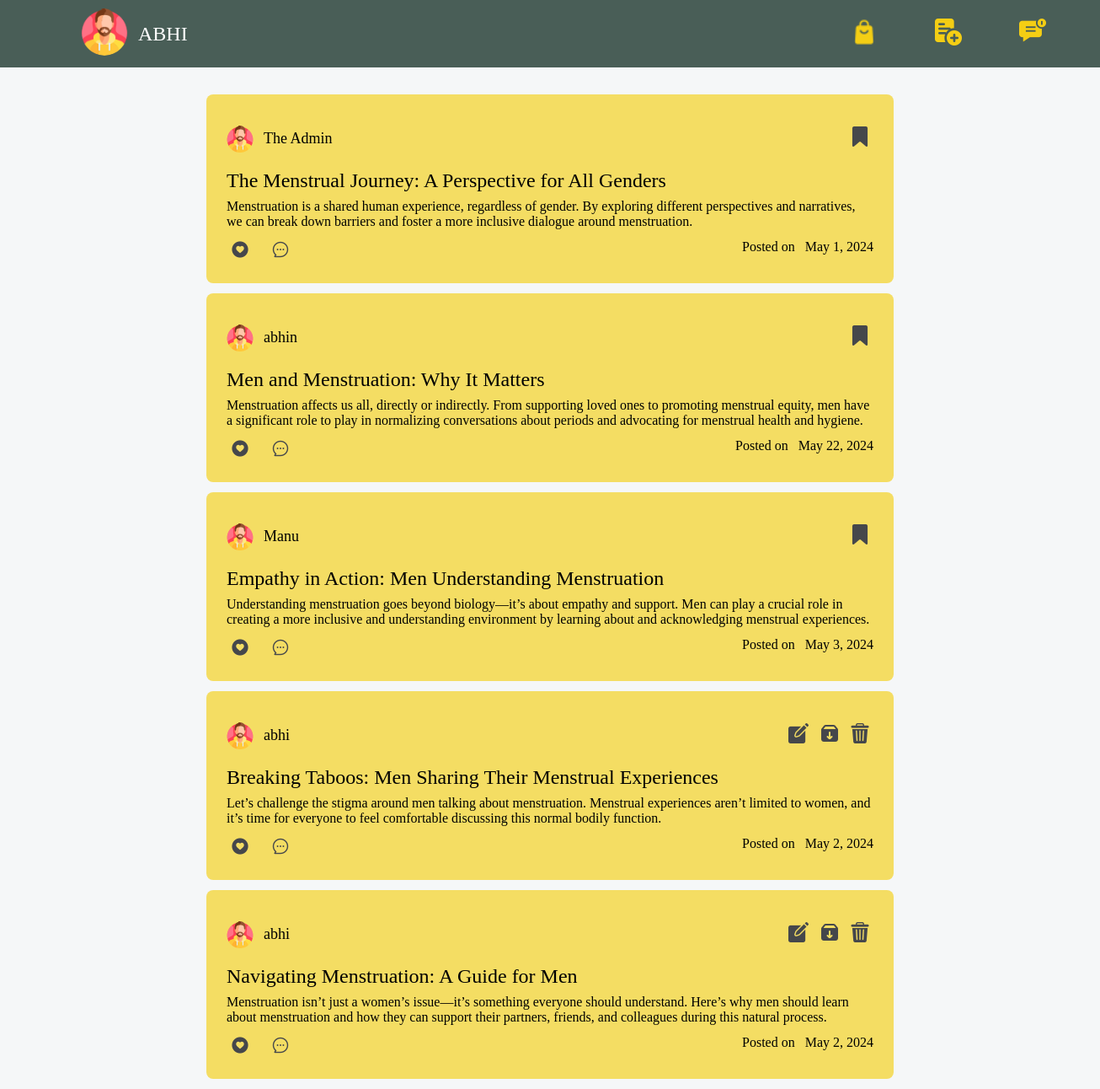
The app's page / (signed in) with its own data.
### blogs/models.py (models this page shows, shortened)
class Blog(models.Model):
    title = models.CharField(max_length=100)
    desc = models.TextField()
    date_posted = models.DateField()
    is_archived = models.BooleanField(default=False)
    owner = models.ForeignKey(User, on_delete=models.CASCADE)

### blogs/views.py (the view)
# urls.py: 2. Add a URL to urlpatterns:  path('', Home.as_view(), name='home')
class Home(LoginRequiredMixin, ListView):
    model : Blog
    template_name = 'blog/home.html'
    context_object_name = 'blogs'
    login_url = 'register-account'
    redirect_field_name = 'redirected_to'
    def get_queryset(self):
        return Blog.objects.filter(is_archived = False).order_by('-pk')
    def get_context_data(self, **kwargs):
        context = super().get_context_data(**kwargs)
        comments = Comment.objects.all()
        context['comments_dict'] = comments  # Pass comments dictionary to the template
        return context

### blogs/templates/blog/home.html (shortened to what this page needs)
{% load static %}
<!DOCTYPE html>
<html lang="en">
<head>
    <head>
    </head>
<body>
    <nav>
        <div class="left">
            <a href="{% url 'profile' %}"><img src="{% static "images/man.png" %}" alt="avatar" class="circle-avatar"></a>
            <p class="user-title">{{ request.user.first_name }}</p>
        </div>
        <div class="right">
            <a href="{% url 'products' %}"><img src="{% static 'images/shopping.png' %}" alt="add" class="nav-icon"></a>
            <a href="{% url 'blog-create' %}"><img src="{% static 'images/add.png' %}" alt="add" class="nav-icon"></a>
            <img src="{% static 'images/chat.png' %}" alt="add" class="nav-icon" id="btn-notification">
        </div>
    </nav>
    <section>
        {% for blog in blogs %}
            {% if blog.owner == request.user %}
                <div class="card">
                    <div class="card-header">
                        <div class="left">
                            <img src="{% static "images/man.png" %}" alt="profile" class="profile-img">
                            <p class="user-name">{{ blog.owner.first_name }}</p>
                        </div>
                        <div class="right">
                            <a href="{% url "blog-update" pk=blog.pk %}" class="edit"><img src="{% static "images/editing.png" %}" alt="menu" class="icon-btn" id="opt-btn"></a>
                            <a href="{% url "blog-archive" pk=blog.pk %}" class="archive"><img src="{% static "images/archive.png" %}" alt="menu" class="icon-btn" id="opt-btn"></a>
                            <a href="{% url "blog-delete" pk=blog.pk %}" class="delete"><img src="{% static "images/bin.png" %}" alt="menu" class="icon-btn" id="opt-btn"></a>
                        </div>
                    </div>
                    <div class="card-body">
                        <div class="card-title">{{blog.title}}</div>
                        <div class="card-desc">{{blog.desc}}</div>
                    </div>
                    <div class="card-footer">
                        <div class="left">
                            <img src="{% static 'images/thumbs-up.png' %}" alt="like" class="icon-btn like-button" data-blog-id="{{ blog.pk }}">
                            <img src="{% static "images/comment.png" %}" alt="comment" class="icon-btn comment-toggle" id="comment-btn">
                        </div>
                        <div>Posted on &nbsp; {{blog.date_posted}}</div>
                    </div>
                </div>
            {% else %}
                <div class="card">
                    <div class="card-header">
                        <div class="left">
                            <img src="{% static "images/man.png" %}" alt="profile" class="profile-img">
                            <p class="user-name">{{ blog.owner.first_name }}</p>
                        </div>
                        <div class="right">
                            <a href="{% url "blog-save" pk=blog.pk %}"><img src="{% static "images/bookmark.png" %}" alt="menu" class="icon-btn" id="opt-btn"></a>
                        </div>
                    </div>
                    <div class="card-body">
                        <div class="card-title">{{blog.title}}</div>
                        <div class="card-desc">{{blog.desc}}</div>
                    </div>
                    <div class="card-footer">
                        <div class="left">
                            <img src="{% static 'images/thumbs-up.png' %}" alt="like" class="icon-btn like-button" data-blog-id="{{ blog.pk }}">
                            <img src="{% static "images/comment.png" %}" alt="comment" class="icon-btn comment-toggle" id="comment-btn">
                        </div>
                        <div>Posted on &nbsp; {{blog.date_posted}}</div>
                    </div>
                </div>
            {% endif %}
        {% endfor %}
    </section>
</body>
</html>

### blogs/templates/blog/home.html (style rules this page uses)
:root { --primary: #F5F7F8; --secondary: #F4CE14; --tertiary: #495E57; --darkest: #45474B; }
body { background-color: var(--primary); padding: 0; margin: 0; display: flex; justify-content: center; }
nav { position: fixed; top: 0; left: 0; right: 0; height: 5rem; background-color: var(--tertiary); display: flex; justify-content: space-between; align-items: center; z-index: 100; }
nav>.left { display: flex; margin-left: 6rem; align-items: center; justify-content: space-between; }
.circle-avatar { width: 56px; height: 56px; border-radius: 28px; align-self: center; }
.user-title { font-size: 24px; margin-left: 12px; color: white; text-transform: uppercase; }
.nav-icon { width: 32px; margin-right: 4rem; cursor: pointer; }
section { margin-top: 7rem; padding-inline: 18rem; }
.card { width: 48rem; position: relative; background: #f5d015a6; padding: 24px; border-radius: 8px; margin-bottom: 12px; }
.card-header { display: flex; justify-content: space-between; align-items: center; font-size: 18px; }
.card-header>.left { display: flex; align-items: center; }
.profile-img { height: 32px; margin-right: 12px; }
.card-title { font: 24px bold; margin: 8px 0px; }
.card-footer { display: flex; justify-content: space-between; margin-top: 12px; }
.card-footer>.left>img { margin-inline-end: 12px; }
.icon-btn { cursor: pointer; padding-inline: 4px; }
a { text-decoration: none; color: #000; }

### records on screen
Blog: owner.first_name "The Admin", title "The Menstrual Journey: A Perspective for All Genders", desc "Menstruation is a shared human experience, regardless of gender. By exploring different perspectives and narratives, we can break down barriers and foster a more inclusive dialogue around menstruation.", date_posted "May 1, 2024"
Blog: owner.first_name "abhin", title "Men and Menstruation: Why It Matters", desc "Menstruation affects us all, directly or indirectly. From supporting loved ones to promoting menstrual equity, men have a significant role to play in normalizing conversations about periods and advocating for menstrual health and hygiene.", date_posted "May 22, 2024"
Blog: owner.first_name "Manu", title "Empathy in Action: Men Understanding Menstruation", desc "Understanding menstruation goes beyond biology—it’s about empathy and support. Men can play a crucial role in creating a more inclusive and understanding environment by learning about and acknowledging menstrual experiences.", date_posted "May 3, 2024"
Blog: owner.first_name "abhi", title "Breaking Taboos: Men Sharing Their Menstrual Experiences", desc "Let’s challenge the stigma around men talking about menstruation. Menstrual experiences aren’t limited to women, and it’s time for everyone to feel comfortable discussing this normal bodily function.", date_posted "May 2, 2024"
Blog: owner.first_name "abhi", title "Navigating Menstruation: A Guide for Men", desc "Menstruation isn’t just a women’s issue—it’s something everyone should understand. Here’s why men should learn about menstruation and how they can support their partners, friends, and colleagues during this natural process.", date_posted "May 2, 2024"

### other values on screen
{{ request.user.first_name }} "ABHI"
